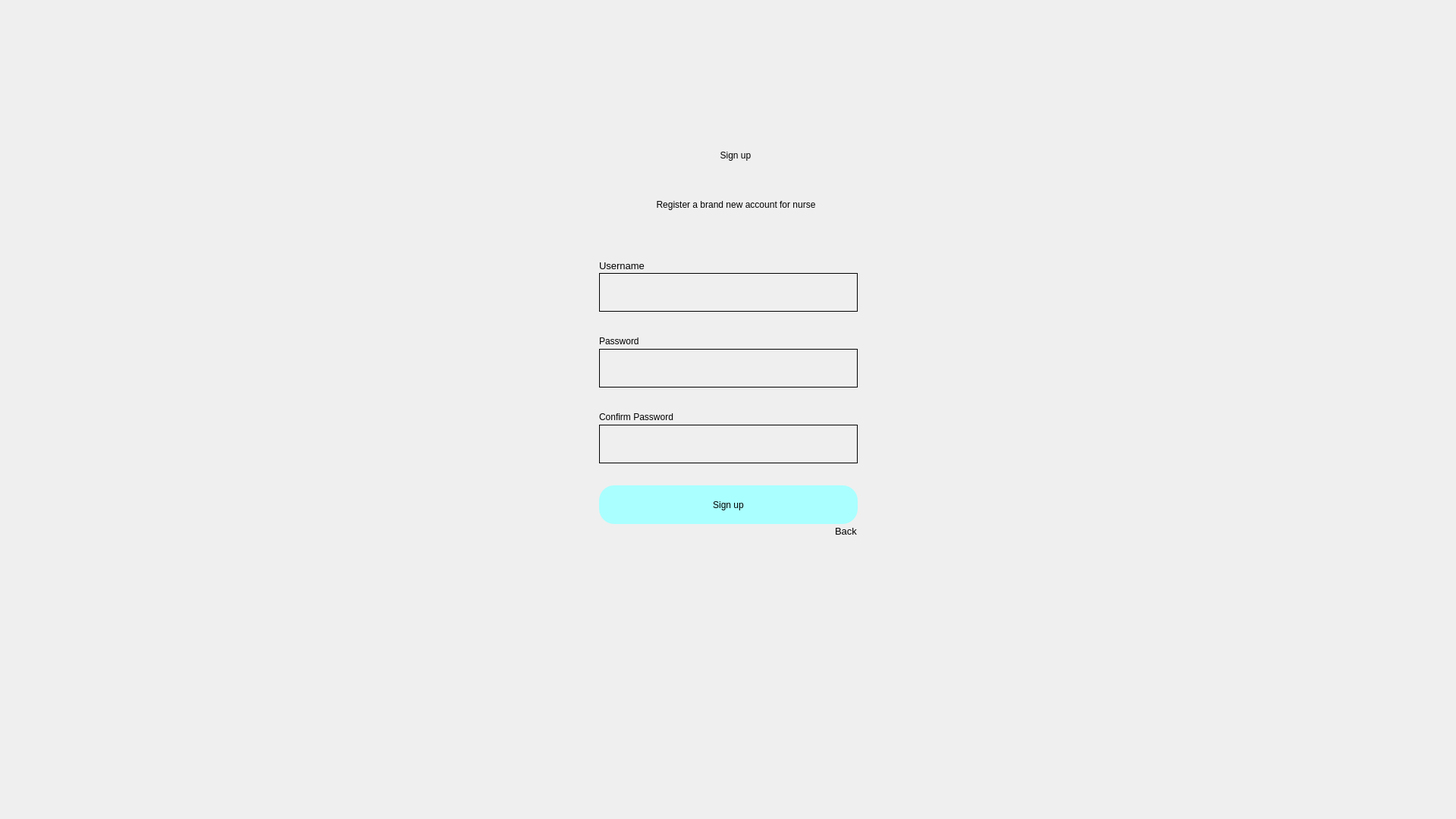
<?xml version="1.0" encoding="UTF-8"?>
<ui version="4.0">
 <class>Dialog</class>
 <widget class="QDialog" name="Dialog">
  <property name="geometry">
   <rect>
    <x>0</x>
    <y>0</y>
    <width>1920</width>
    <height>1080</height>
   </rect>
  </property>
  <property name="windowTitle">
   <string>Dialog</string>
  </property>
  <widget class="QLabel" name="title_1">
   <property name="geometry">
    <rect>
     <x>860</x>
     <y>170</y>
     <width>220</width>
     <height>70</height>
    </rect>
   </property>
   <property name="styleSheet">
    <string notr="true">font: 36pt &quot;MS Shell Dlg 2&quot;; </string>
   </property>
   <property name="text">
    <string>&lt;html&gt;&lt;head/&gt;&lt;body&gt;&lt;p align=&quot;center&quot;&gt;Sign up&lt;/p&gt;&lt;/body&gt;&lt;/html&gt;</string>
   </property>
  </widget>
  <widget class="QLabel" name="title_2">
   <property name="geometry">
    <rect>
     <x>750</x>
     <y>250</y>
     <width>441</width>
     <height>41</height>
    </rect>
   </property>
   <property name="styleSheet">
    <string notr="true">font: 16pt &quot;MS Shell Dlg 2&quot;</string>
   </property>
   <property name="text">
    <string>&lt;html&gt;&lt;head/&gt;&lt;body&gt;&lt;p align=&quot;center&quot;&gt;Register a brand new account for nurse&lt;/p&gt;&lt;/body&gt;&lt;/html&gt;</string>
   </property>
  </widget>
  <widget class="QPushButton" name="return_function">
   <property name="geometry">
    <rect>
     <x>1090</x>
     <y>690</y>
     <width>51</width>
     <height>21</height>
    </rect>
   </property>
   <property name="font">
    <font>
     <family>MS Shell Dlg 2</family>
     <pointsize>10</pointsize>
     <weight>50</weight>
     <italic>false</italic>
     <bold>false</bold>
    </font>
   </property>
   <property name="styleSheet">
    <string notr="true">border-radius:10px;
background-color: rgba(0, 0, 0, 0);
font: 10pt &quot;MS Shell Dlg 2&quot;;</string>
   </property>
   <property name="text">
    <string>Back</string>
   </property>
  </widget>
  <widget class="QLineEdit" name="username">
   <property name="geometry">
    <rect>
     <x>790</x>
     <y>360</y>
     <width>341</width>
     <height>51</height>
    </rect>
   </property>
   <property name="styleSheet">
    <string notr="true">border: 1px solid black;
background-color:rgba(0,0,0,0);
font: 12pt &quot;MS Shell Dlg 2&quot;;</string>
   </property>
  </widget>
  <widget class="QPushButton" name="signup">
   <property name="geometry">
    <rect>
     <x>790</x>
     <y>640</y>
     <width>341</width>
     <height>51</height>
    </rect>
   </property>
   <property name="styleSheet">
    <string notr="true">border-radius:20px;
background-color: rgb(170, 255, 255);
font: 14pt &quot;MS Shell Dlg 2&quot;;</string>
   </property>
   <property name="text">
    <string>Sign up</string>
   </property>
  </widget>
  <widget class="QLabel" name="label_password">
   <property name="geometry">
    <rect>
     <x>790</x>
     <y>440</y>
     <width>81</width>
     <height>20</height>
    </rect>
   </property>
   <property name="styleSheet">
    <string notr="true">font: 10pt &quot;MS Shell Dlg 2&quot;;</string>
   </property>
   <property name="text">
    <string>Password</string>
   </property>
  </widget>
  <widget class="QLabel" name="error">
   <property name="geometry">
    <rect>
     <x>790</x>
     <y>610</y>
     <width>341</width>
     <height>20</height>
    </rect>
   </property>
   <property name="styleSheet">
    <string notr="true">font: 12pt &quot;MS Shell Dlg 2&quot;; color:red;</string>
   </property>
   <property name="text">
    <string/>
   </property>
  </widget>
  <widget class="QLabel" name="label_uersname">
   <property name="geometry">
    <rect>
     <x>790</x>
     <y>340</y>
     <width>81</width>
     <height>20</height>
    </rect>
   </property>
   <property name="font">
    <font>
     <family>MS Shell Dlg 2</family>
     <pointsize>10</pointsize>
     <weight>50</weight>
     <italic>false</italic>
     <bold>false</bold>
    </font>
   </property>
   <property name="styleSheet">
    <string notr="true">font: 10pt &quot;MS Shell Dlg 2&quot;;</string>
   </property>
   <property name="text">
    <string>Username</string>
   </property>
  </widget>
  <widget class="QLineEdit" name="password">
   <property name="geometry">
    <rect>
     <x>790</x>
     <y>460</y>
     <width>341</width>
     <height>51</height>
    </rect>
   </property>
   <property name="styleSheet">
    <string notr="true">border: 1px solid black;
background-color:rgba(0,0,0,0);
font: 12pt &quot;MS Shell Dlg 2&quot;;</string>
   </property>
  </widget>
  <widget class="QLabel" name="label_cf_password">
   <property name="geometry">
    <rect>
     <x>790</x>
     <y>540</y>
     <width>141</width>
     <height>20</height>
    </rect>
   </property>
   <property name="styleSheet">
    <string notr="true">font: 10pt &quot;MS Shell Dlg 2&quot;;</string>
   </property>
   <property name="text">
    <string>Confirm Password</string>
   </property>
  </widget>
  <widget class="QLineEdit" name="confirm_password">
   <property name="geometry">
    <rect>
     <x>790</x>
     <y>560</y>
     <width>341</width>
     <height>51</height>
    </rect>
   </property>
   <property name="styleSheet">
    <string notr="true">border: 1px solid black;
background-color:rgba(0,0,0,0);
font: 12pt &quot;MS Shell Dlg 2&quot;;</string>
   </property>
  </widget>
 </widget>
 <resources/>
 <connections/>
</ui>
